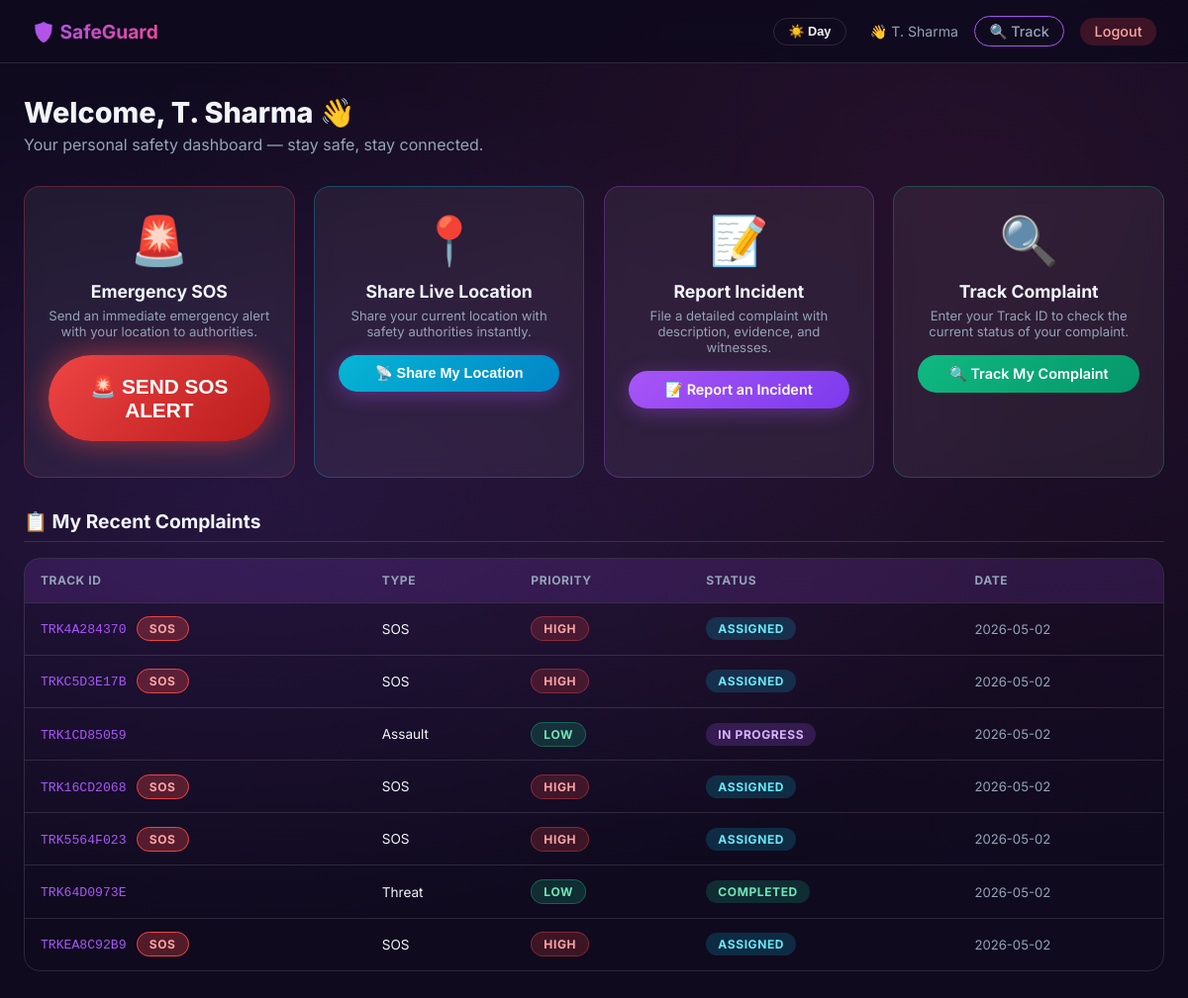
The page /dashboard/user (signed in) on the database its author committed.
### tables this page shows
CREATE TABLE complaints (
            id               INTEGER PRIMARY KEY AUTOINCREMENT,
            track_id         TEXT UNIQUE NOT NULL,
            user_id          INTEGER NOT NULL,
            type             TEXT,
            description      TEXT,
            incident_details TEXT,
            num_people       INTEGER DEFAULT 0,
            witness          TEXT DEFAULT 'No',
            witness_desc     TEXT,
            date_of_incident TEXT,
            media_path       TEXT,
            latitude         REAL,
            longitude        REAL,
            priority         TEXT DEFAULT 'LOW',
            status           TEXT DEFAULT 'Pending',
            assigned_staff_id INTEGER,
            is_sos           INTEGER DEFAULT 0,
            is_suspicious    INTEGER DEFAULT 0,
            created_at       DATETIME DEFAULT CURRENT_TIMESTAMP,
            FOREIGN KEY (user_id)          REFERENCES users(id),
            FOREIGN KEY (assigned_staff_id) REFERENCES staff(id)
        );

### app.py (the view)
@app.route("/dashboard/user")
@user_required
def dashboard_user():
    db = get_db()
    complaints = db.execute(
        "SELECT * FROM complaints WHERE user_id = ? ORDER BY created_at DESC",
        (session["user_id"],)
    ).fetchall()
    db.close()
    return render_template("dashboard_user.html",
                           user_name=session["user_name"],
                           complaints=complaints)

### app.py (called while the page is built)
def user_required(f):
    @wraps(f)
    def decorated(*args, **kwargs):
        if "user_id" not in session:
            flash("Access denied. Please login as a user.", "danger")
            return redirect(url_for("login"))
        return f(*args, **kwargs)
    return decorated

### database.py (called while the page is built)
def get_db():
    conn = sqlite3.connect(DB_PATH, timeout=20, check_same_thread=False)
    conn.row_factory = sqlite3.Row
    conn.execute("PRAGMA foreign_keys = ON")
    return conn

### templates/dashboard_user.html (shortened to what this page needs)
<!DOCTYPE html>
<html lang="en">
<head>
<link rel="stylesheet" href="{{ url_for('static', filename='css/style.css') }}">
<link rel="stylesheet" href="https://unpkg.com/leaflet@1.9.4/dist/leaflet.css"/>
</head>
<body>
<nav class="navbar">
  <a href="#" class="navbar-brand">🛡️ SafeGuard</a>
  <div class="navbar-links">
    <span style="color:var(--text-secondary);font-size:0.88rem;">👋 {{ user_name }}</span>
    <a href="{{ url_for('track_complaint') }}" class="btn btn-secondary btn-sm">🔍 Track</a>
    <a href="{{ url_for('logout') }}" class="btn btn-sm" style="background:rgba(239,68,68,0.2);color:#fca5a5;">Logout</a>
  </div>
</nav>
<div class="page-container">
  <div class="page-header">
    <h1>Welcome, {{ user_name }} 👋</h1>
    <p>Your personal safety dashboard — stay safe, stay connected.</p>
  </div>
  <div class="action-grid">
    <div class="card" style="text-align:center;border-color:rgba(239,68,68,0.3);">
      <div style="font-size:3rem;margin-bottom:0.75rem;">🚨</div>
      <h3 style="font-size:1.1rem;margin-bottom:0.4rem;">Emergency SOS</h3>
      <p style="color:var(--text-secondary);font-size:0.82rem;margin-bottom:1rem;">
        Send an immediate emergency alert with your location to authorities.
      </p>
      <button id="sos-btn" class="btn btn-sos btn-block" onclick="triggerSOS()">
        🚨 SEND SOS ALERT
      </button>
    </div>
    <div class="card" style="text-align:center;border-color:rgba(6,182,212,0.3);">
      <div style="font-size:3rem;margin-bottom:0.75rem;">📍</div>
      <h3 style="font-size:1.1rem;margin-bottom:0.4rem;">Share Live Location</h3>
      <p style="color:var(--text-secondary);font-size:0.82rem;margin-bottom:1rem;">
        Share your current location with safety authorities instantly.
      </p>
      <button id="loc-btn" class="btn btn-primary btn-block" style="background:linear-gradient(135deg,#06b6d4,#0284c7);" onclick="shareLocation()">
        📡 Share My Location
      </button>
    </div>
    <div class="card" style="text-align:center;border-color:rgba(168,85,247,0.3);">
      <div style="font-size:3rem;margin-bottom:0.75rem;">📝</div>
      <h3 style="font-size:1.1rem;margin-bottom:0.4rem;">Report Incident</h3>
      <p style="color:var(--text-secondary);font-size:0.82rem;margin-bottom:1rem;">
        File a detailed complaint with description, evidence, and witnesses.
      </p>
      <a href="{{ url_for('report_incident') }}" class="btn btn-primary btn-block">
        📝 Report an Incident
      </a>
    </div>
    <div class="card" style="text-align:center;border-color:rgba(16,185,129,0.3);">
      <div style="font-size:3rem;margin-bottom:0.75rem;">🔍</div>
      <h3 style="font-size:1.1rem;margin-bottom:0.4rem;">Track Complaint</h3>
      <p style="color:var(--text-secondary);font-size:0.82rem;margin-bottom:1rem;">
        Enter your Track ID to check the current status of your complaint.
      </p>
      <a href="{{ url_for('track_complaint') }}" class="btn btn-success btn-block">
        🔍 Track My Complaint
      </a>
    </div>
  </div>
  <div class="section-title">📋 My Recent Complaints</div>
  {% if complaints %}
    <div class="table-wrapper">
      <table>
        <thead>
          <tr>
            <th>Track ID</th>
            <th>Type</th>
            <th>Priority</th>
            <th>Status</th>
            <th>Date</th>
          </tr>
        </thead>
        <tbody>
          {% for c in complaints %}
          <tr>
            <td><code style="color:var(--primary);font-size:0.82rem;">{{ c.track_id }}</code>
              {% if c.is_sos %}<span class="badge badge-sos" style="margin-left:0.4rem;">SOS</span>{% endif %}
            </td>
            <td>{{ c.type or '—' }}</td>
            <td>
              <span class="badge badge-{{ c.priority|lower }}">{{ c.priority }}</span>
            </td>
            <td>
              {% if c.status == 'Pending' %}<span class="badge badge-pending">Pending</span>
              {% elif c.status == 'Assigned' %}<span class="badge badge-assigned">Assigned</span>
              {% elif c.status in ['Accepted','In Progress'] %}<span class="badge badge-progress">{{ c.status }}</span>
              {% elif c.status == 'Completed' %}<span class="badge badge-completed">Completed</span>
              {% else %}<span class="badge">{{ c.status }}</span>{% endif %}
            </td>
            <td style="color:var(--text-secondary);font-size:0.82rem;">{{ c.created_at[:10] }}</td>
          </tr>
          {% endfor %}
        </tbody>
      </table>
    </div>
  {% else %}
    <div style="text-align:center;padding:3rem;color:var(--text-secondary);">
      <div style="font-size:3rem;margin-bottom:1rem;">📭</div>
      <p>No complaints filed yet. You can report an incident using the button above.</p>
    </div>
  {% endif %}
</div>
</body>
</html>

### rows shown on the page
complaints: track_id "TRK4A284370", is_sos "SOS", type "SOS", priority "HIGH", status "ASSIGNED", created_at "2026-05-02"
complaints: track_id "TRKC5D3E17B", is_sos "SOS", type "SOS", priority "HIGH", status "ASSIGNED", created_at "2026-05-02"
complaints: track_id "TRK1CD85059", type "Assault", priority "LOW", status "IN PROGRESS", created_at "2026-05-02"
complaints: track_id "TRK16CD2068", is_sos "SOS", type "SOS", priority "HIGH", status "ASSIGNED", created_at "2026-05-02"
complaints: track_id "TRK5564F023", is_sos "SOS", type "SOS", priority "HIGH", status "ASSIGNED", created_at "2026-05-02"
complaints: track_id "TRK64D0973E", type "Threat", priority "LOW", status "COMPLETED", created_at "2026-05-02"
complaints: track_id "TRKEA8C92B9", is_sos "SOS", type "SOS", priority "HIGH", status "ASSIGNED", created_at "2026-05-02"

### other values the page prints
{{ user_name }} "T. Sharma"
